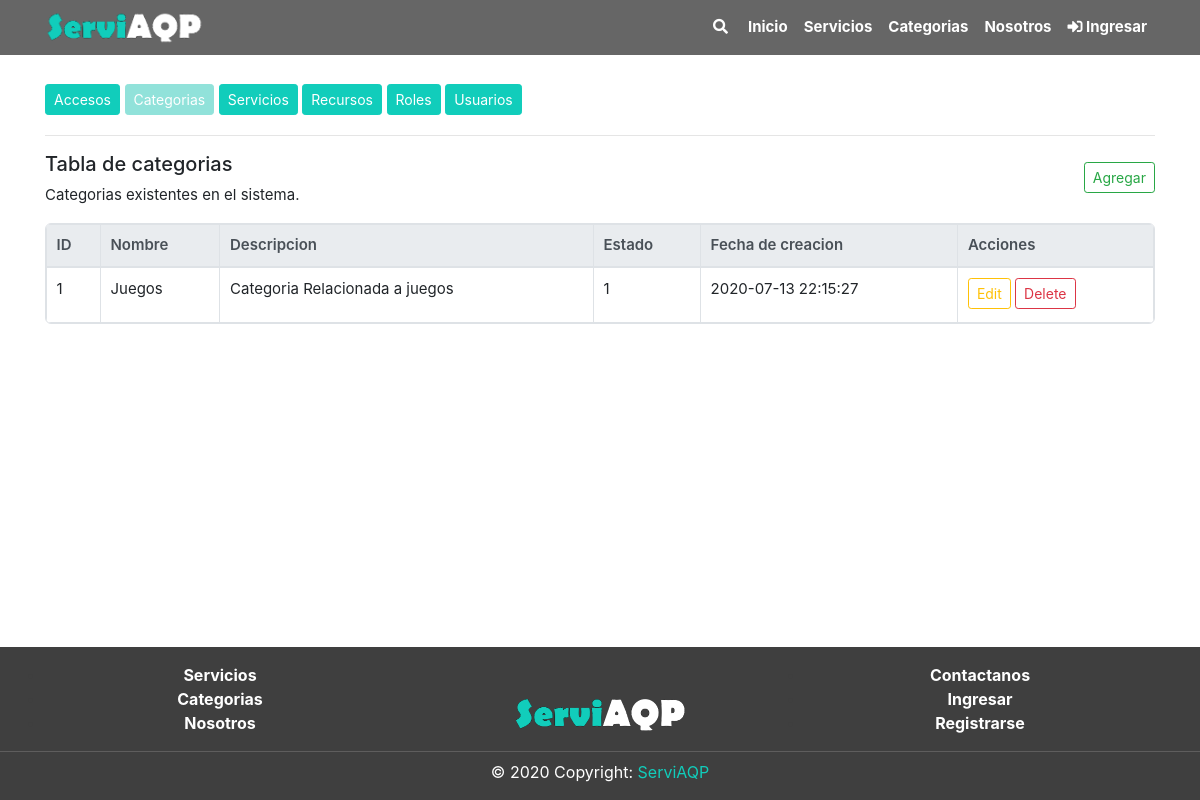
The page /Categorias/tabla.php on the database as committed earlier.
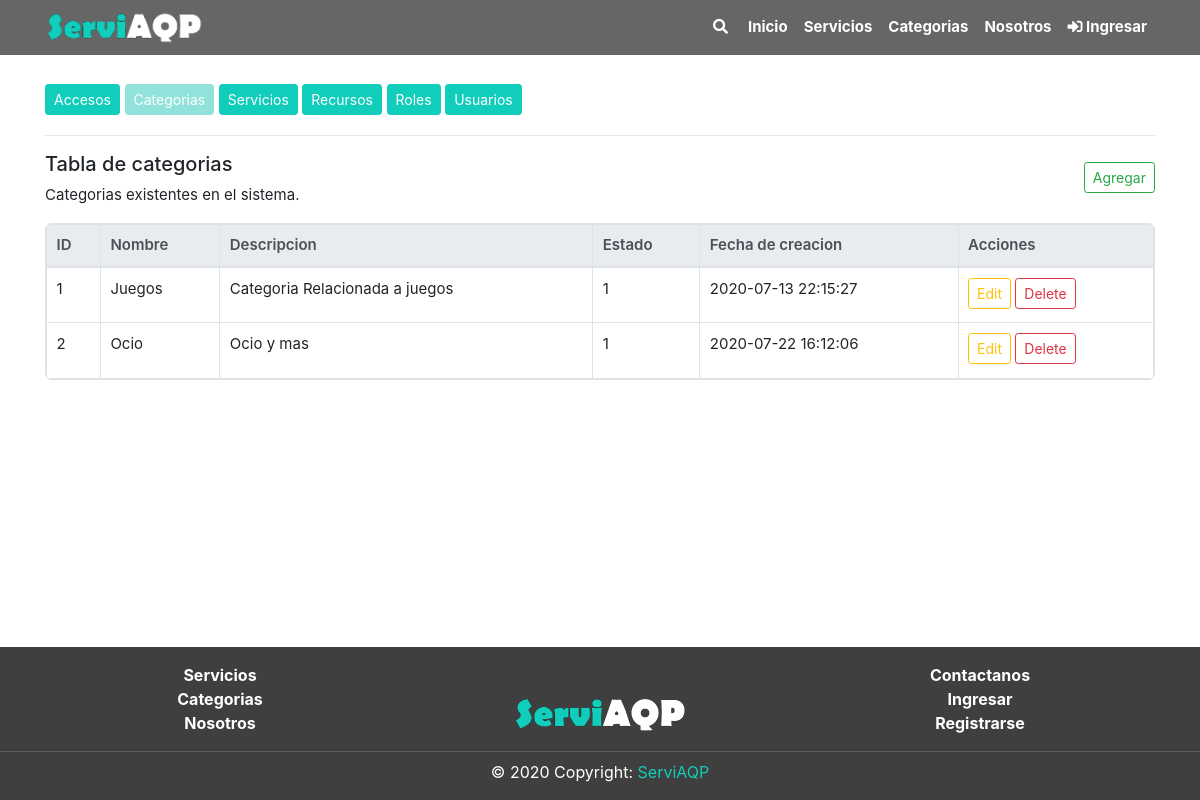
The same page on the database as committed later.
### tables this page shows
CREATE TABLE `categoria` (
  `CatId` int(11) NOT NULL,
  `CatNom` varchar(60) NOT NULL,
  `CatDes` text NOT NULL,
  `CatEstReg` int(1) NOT NULL DEFAULT 1,
  `CatFecCre` timestamp NOT NULL DEFAULT current_timestamp() ON UPDATE current_timestamp()
);

### includes/global_variable.php (called while the page is built)
<?php
$dirEjec = "/ServiAQP";
?>

### Categorias/tabla.php (the view, shortened to what this page needs)
<?php
include("../includes/header.php");
?>
<div class="section">
	<div class="container pt-4">
		<div class="mb-2">
			<a href="<?= $dirEjec ?>/acceso" class="btn btn-primary btn-sm mb-1">Accesos</a>
			<a href="<?= $dirEjec ?>/categorias/tabla.php" class="btn btn-primary btn-sm mb-1 btn-disabled disabled">Categorias</a>
			<a href="<?= $dirEjec ?>/servicios/tabla.php" class="btn btn-primary btn-sm mb-1">Servicios</a>
			<a href="<?= $dirEjec ?>/recurso" class="btn btn-primary btn-sm mb-1  ">Recursos</a>
			<a href="<?= $dirEjec ?>/rol" class="btn btn-primary btn-sm mb-1">Roles</a>
			<a href="<?= $dirEjec ?>/usuario" class="btn btn-primary btn-sm mb-1">Usuarios</a>
		</div>
		<hr class="mt-3">
		<div class="mt-3 row">
			<div class="col-10 ">
				<h5>Tabla de categorias</h5>
				<p>Categorias existentes en el sistema.</p>
			</div>
			<div class="col-2 align-self-center mb-3">
				<?php
				include("crud_categoria/add.php");
				?>
			</div>
		</div>
		<div>
			<?php
			$query = "SELECT * FROM CATEGORIA";
			$resultProduct = mysqli_query($conn, $query);
			if (mysqli_num_rows($resultProduct) > 0) {
			?>
				<div class="table-responsive table-bordered tb">
					<table class='table'>
						<thead class="thead-light">
							<th>ID</th>
							<th>Nombre</th>
							<th>Descripcion</th>
							<th>Estado</th>
							<th>Fecha de creacion</th>
							<th>Acciones</th>
						</thead>
						<tbody>
							<?php
							while ($row = mysqli_fetch_array($resultProduct)) {
							?>
								<tr>
									<td><?php echo $row['CatId'] ?></td>
									<td><?php echo $row['CatNom'] ?></td>
									<td><?php echo $row['CatDes'] ?></td>
									<td><?php echo $row['CatEstReg'] ?></td>
									<td><?php echo $row['CatFecCre'] ?></td>
									<td>
										<button type="button" onclick="edit_categoria(<?php echo $row['CatId'] ?>)" class="btn btn-outline-warning btn-sm mb-1" data-toggle="modal" data-target="#editModal" data-whatever="@mdo">Edit</button>
										<a href="crud_categoria/delete.php?id=<?php echo $row['CatId'] ?>" class="btn btn-outline-danger btn-sm mb-1">
											Delete
										</a>
									</td>
								</tr>
							<?php } ?>
						</tbody>
					</table>
				</div>
			<?php } else { ?>
				<p>No hay elementos</p>
			<?php } ?>
		</div>
	</div>
</div>
<?php
include("../includes/footer.php");
?>

Rows that differ between the two databases and show on the page:
added categoria: CatId "2", CatNom "Ocio", CatDes "Ocio y mas", CatEstReg "1", CatFecCre "2020-07-22 16:12:06"
